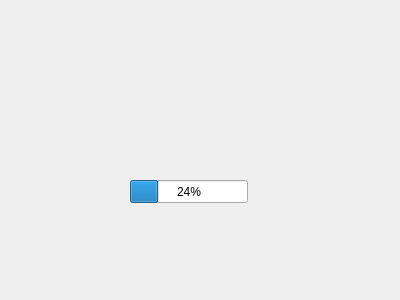
<?xml version="1.0" encoding="UTF-8"?>
<ui version="4.0">
 <class>dialog_testing</class>
 <widget class="QWidget" name="dialog_testing">
  <property name="geometry">
   <rect>
    <x>0</x>
    <y>0</y>
    <width>400</width>
    <height>300</height>
   </rect>
  </property>
  <property name="windowTitle">
   <string>Form</string>
  </property>
  <widget class="QProgressBar" name="progressBar">
   <property name="geometry">
    <rect>
     <x>130</x>
     <y>180</y>
     <width>118</width>
     <height>23</height>
    </rect>
   </property>
   <property name="value">
    <number>24</number>
   </property>
  </widget>
 </widget>
 <resources/>
 <connections/>
</ui>
